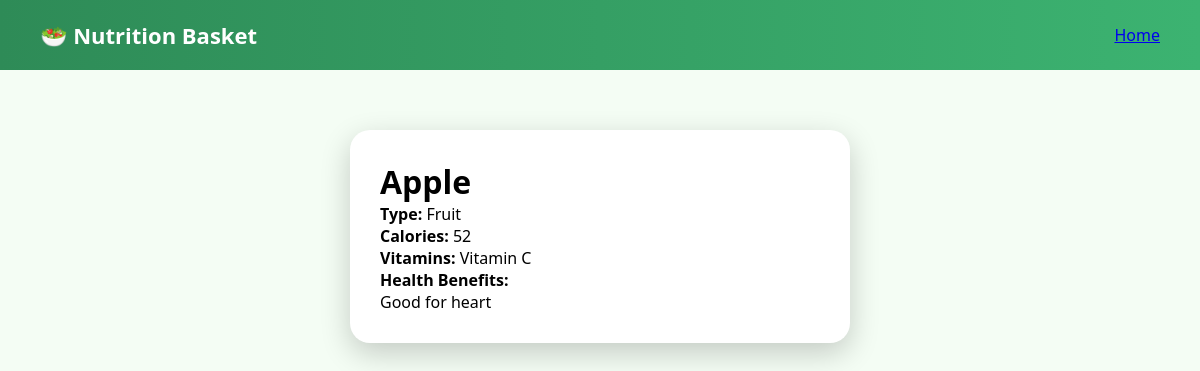
The app's page /item/1 (signed in) with its own data.
### tables this page shows
CREATE TABLE items(
        id INTEGER PRIMARY KEY AUTOINCREMENT,
        name TEXT,
        type TEXT,
        calories TEXT,
        vitamins TEXT,
        benefits TEXT
    , image TEXT, price INTEGER);

### app.py (the view)
@app.route("/item/<int:item_id>")
def item_detail(item_id):
    if "user" not in session:
        return redirect("/login")
    db = get_db()
    cur = db.cursor()
    cur.execute("SELECT * FROM items WHERE id=?", (item_id,))
    item = cur.fetchone()
    return render_template("detail.html", item=item)

### app.py (called while the page is built)
def get_db():
    return sqlite3.connect("nutrition.db")

### templates/detail.html (shortened to what this page needs)
<!DOCTYPE html>
<html>
<head>
  <link rel="stylesheet" href="/static/style.css">
</head>
<body>
<div class="navbar">
  <div class="logo">🥗 Nutrition Basket</div>
  <a href="/dashboard">Home</a>
</div>
<div class="detail-card">
  <h1>{{ item[1] }}</h1>
  <p><strong>Type:</strong> {{ item[2] }}</p>
  <p><strong>Calories:</strong> {{ item[3] }}</p>
  <p><strong>Vitamins:</strong> {{ item[4] }}</p>
  <p><strong>Health Benefits:</strong><br>{{ item[5] }}</p>
</div>
</body>
</html>

### static/style.css (style rules this page uses)
* { margin: 0; padding: 0; box-sizing: border-box; font-family: 'Segoe UI', sans-serif; }
body { background: #f4fdf4; }
.navbar { height: 70px; padding: 0 40px; display: flex; justify-content: space-between; align-items: center; background: linear-gradient(90deg, #2e8b57, #3cb371); color: white; }
.logo { font-size: 22px; font-weight: bold; }
.detail-card { max-width: 500px; margin: 60px auto; background: white; padding: 30px; border-radius: 20px; box-shadow: 0 10px 30px rgba(0,0,0,0.2); }

### records on screen
items: name "Apple", type "Fruit", calories "52", vitamins "Vitamin C", benefits "Good for heart"
